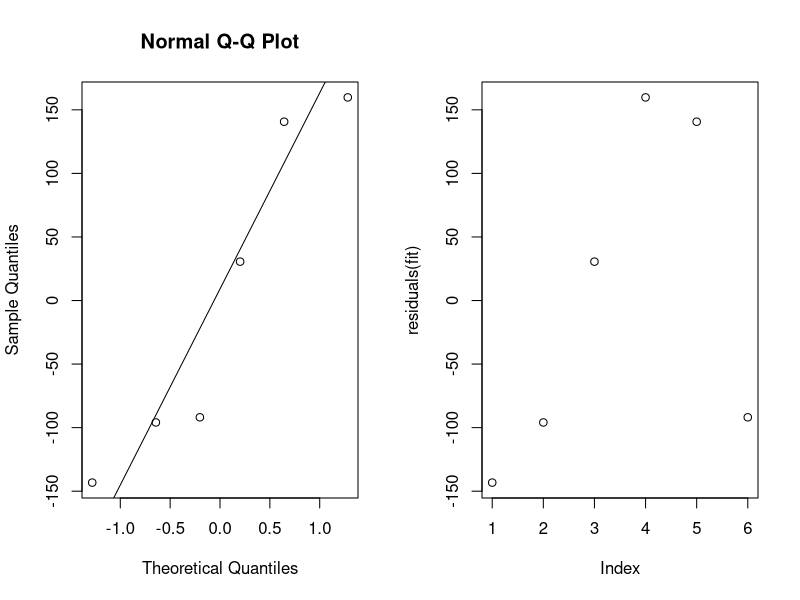

Recreate this plot in R.
timecpp <- c(0.001,0.005,0.04,0.22,0.621,1.34)
p <- c(50,100,250,500,750,1000)

fit <- lm(p~timecpp)

par(mfrow=c(1,2))
qqnorm(residuals(fit))
qqline(residuals(fit))
#TA-plot
plot(residuals(fit))
